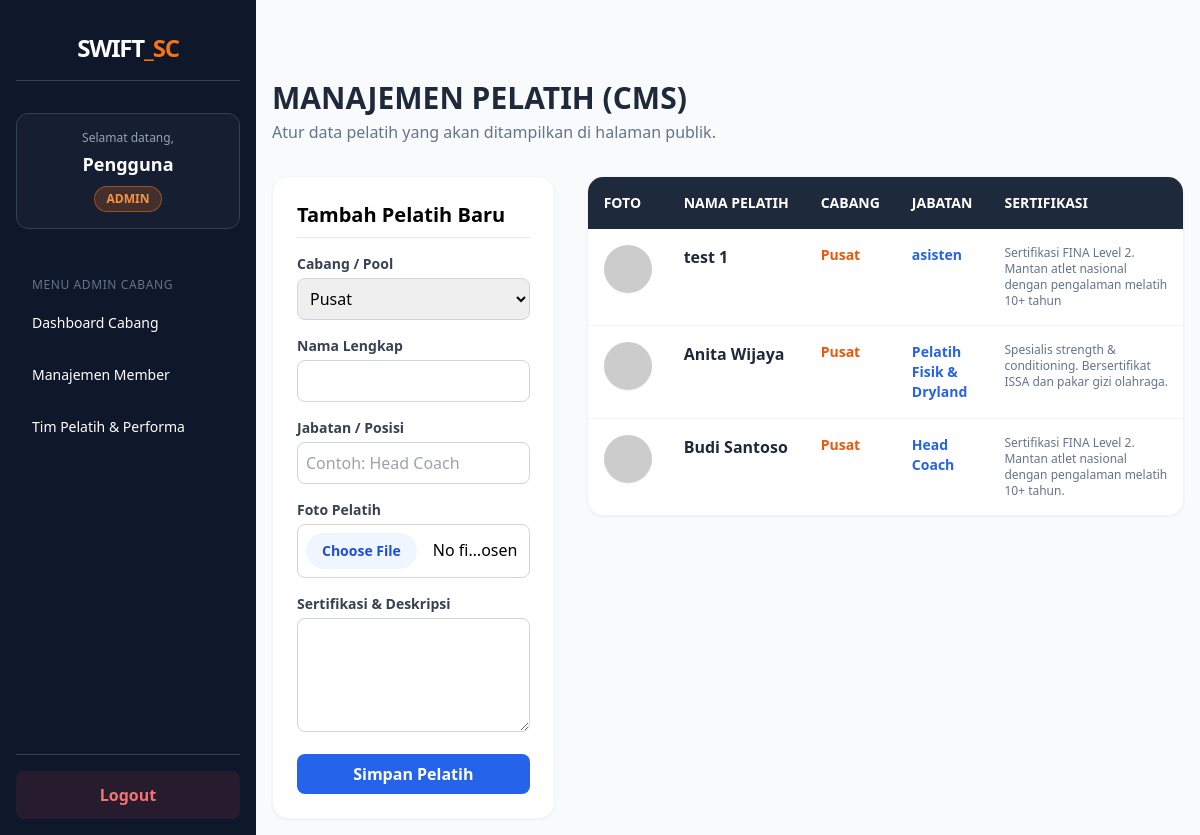
Screenshot of /admin/manage_pelatih.php (signed in) with the database file from the repository.
### tables this page shows
CREATE TABLE `pelatih` (
  `id` int(11) NOT NULL,
  `nama` varchar(100) NOT NULL,
  `jabatan` varchar(100) NOT NULL,
  `sertifikasi` text DEFAULT NULL,
  `foto` varchar(255) DEFAULT 'default_coach.jpg',
  `cabang` varchar(100) DEFAULT 'Pusat',
  `is_highlighted` tinyint(1) DEFAULT 0
);

### admin/manage_pelatih.php (the view, shortened to what this page needs)
<?php
$user_role = $_SESSION['role'];
include '../includes/koneksi.php';
?>
<!DOCTYPE html>
<html lang="id">
<head>
    <script src="https://cdn.tailwindcss.com"></script>
</head>
<body class="bg-slate-50">
<?php include '../includes/sidebar.php'; ?>
    <div class="p-4 sm:ml-64 pt-20">
        <div class="container mx-auto">
            <div class="mb-8">
                <h1 class="text-3xl font-black text-slate-800 uppercase">Manajemen Pelatih (CMS)</h1>
                <p class="text-slate-500 mt-1">Atur data pelatih yang akan ditampilkan di halaman publik.</p>
            </div>
            <div class="grid grid-cols-1 lg:grid-cols-3 gap-8">
                <div class="lg:col-span-1">
                    <div class="bg-white p-6 rounded-2xl shadow-sm border border-gray-100 sticky top-24">
                        <h3 class="text-xl font-bold mb-4 border-b pb-2">Tambah Pelatih Baru</h3>
                        <form action="" method="POST" enctype="multipart/form-data" class="space-y-4">
                            <?php if ($user_role === 'admin'): ?>
                            <div>
                                <label class="block text-sm font-semibold text-gray-700 mb-1">Cabang / Pool</label>
                                <select name="cabang" required class="w-full border border-gray-300 rounded-lg p-2 focus:ring-2 focus:ring-blue-500 focus:outline-none">
                                    <option value="Pusat">Pusat</option>
                                </select>
                            </div>
                            <?php endif; ?>
                            <div>
                                <label class="block text-sm font-semibold text-gray-700 mb-1">Nama Lengkap</label>
                                <input type="text" name="nama" required class="w-full border border-gray-300 rounded-lg p-2 flex-1 focus:ring-2 focus:ring-blue-500 focus:outline-none">
                            </div>
                            <div>
                                <label class="block text-sm font-semibold text-gray-700 mb-1">Jabatan / Posisi</label>
                                <input type="text" name="jabatan" required placeholder="Contoh: Head Coach" class="w-full border border-gray-300 rounded-lg p-2 focus:ring-2 focus:ring-blue-500">
                            </div>
                            <div>
                                <label class="block text-sm font-semibold text-gray-700 mb-1">Foto Pelatih</label>
                                <input type="file" name="foto" accept=".jpg,.jpeg,.png,.webp" class="w-full border border-gray-300 rounded-lg p-2 file:mr-4 file:py-2 file:px-4 file:rounded-full file:border-0 file:text-sm file:font-semibold file:bg-blue-50 file:text-blue-700 hover:file:bg-blue-100 cursor-pointer">
                            </div>
                            <div>
                                <label class="block text-sm font-semibold text-gray-700 mb-1">Sertifikasi & Deskripsi</label>
                                <textarea name="sertifikasi" rows="4" required class="w-full border border-gray-300 rounded-lg p-2 focus:ring-2 focus:ring-blue-500"></textarea>
                            </div>
                            <button type="submit" name="tambah" class="w-full bg-blue-600 text-white font-bold py-2 rounded-lg hover:bg-blue-700 transition-all duration-200">Simpan Pelatih</button>
                        </form>
                    </div>
                </div>
                <div class="lg:col-span-2">
                    <div class="bg-white rounded-2xl shadow-sm border border-gray-100 overflow-hidden">
                        <div class="overflow-x-auto">
                        <table class="w-full text-left border-collapse">
                            <thead class="bg-slate-800 text-white text-sm uppercase">
                                <tr>
                                    <th class="p-4 whitespace-nowrap">Foto</th>
                                    <th class="p-4 whitespace-nowrap">Nama Pelatih</th>
                                    <th class="p-4 whitespace-nowrap">Cabang</th>
                                    <th class="p-4 whitespace-nowrap">Jabatan</th>
                                    <th class="p-4 min-w-[200px]">Sertifikasi</th>
                                </tr>
                            </thead>
                            <tbody class="divide-y divide-gray-100">
                                <?php
                                $q_str = "SELECT * FROM pelatih";
                                $q_str .= " ORDER BY id DESC";
                                $query = mysqli_query($koneksi, $q_str);
                                while ($row = mysqli_fetch_assoc($query)) :
                                    $foto_path = !empty($row['foto']) && file_exists($row['foto']) ? $row['foto'] : 'https://ui-avatars.com/api/?name=' . urlencode($row['nama']) . '&background=random';
                                ?>
                                <tr class="hover:bg-slate-50 transition-all duration-200 align-top">
                                    <td class="p-4">
                                        <div class="w-12 h-12 rounded-full bg-cover bg-center shadow-sm" style="background-image: url('<?= $foto_path ?>');"></div>
                                    </td>
                                    <td class="p-4 font-bold text-slate-800"><?= $row['nama']; ?></td>
                                    <td class="p-4 text-sm text-orange-600 font-bold"><?= $row['cabang'] ?? 'Pusat'; ?></td>
                                    <td class="p-4 text-sm text-blue-600 font-semibold"><?= $row['jabatan']; ?></td>
                                    <td class="p-4 text-xs text-slate-500 whitespace-pre-wrap"><?= $row['sertifikasi']; ?></td>
                                </tr>
                                <?php endwhile; ?>
                            </tbody>
                        </table>
                        </div>
                    </div>
                </div>
            </div>
        </div>
    </div>
</body>
</html>

### rows the page displays
pelatih: nama "test 1", cabang "Pusat", jabatan "asisten", sertifikasi "Sertifikasi FINA Level 2. Mantan atlet nasional dengan pengalaman melatih 10+ tahun"
pelatih: nama "Anita Wijaya", cabang "Pusat", jabatan "Pelatih Fisik & Dryland", sertifikasi "Spesialis strength & conditioning. Bersertifikat ISSA dan pakar gizi olahraga."
pelatih: nama "Budi Santoso", cabang "Pusat", jabatan "Head Coach", sertifikasi "Sertifikasi FINA Level 2. Mantan atlet nasional dengan pengalaman melatih 10+ tahun."

### other values shown
$nama "Pengguna"
$role "ADMIN"
